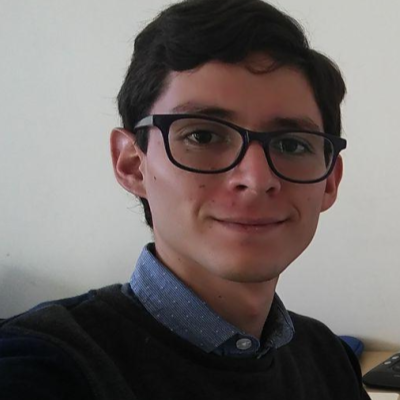
#> input picture imgs/me.png, 400 x 400 px
$ python opacity.py
#> lines starting #> are read from the running program, lines starting #| are printed output that depends on the picture
# ===============================================================
# Author: Rodolfo Ferro Pérez
# Email: ferro@cimat.mx
# Twitter: @FerroRodolfo
#
# ABOUT COPYING OR USING PARTIAL INFORMATION:
# This script was originally created by Rodolfo Ferro, for his
# talk in FLISoL 2017 at Instituto Tecnológico de León. Any
# explicit usage of this script or its contents is granted
# according to the license provided and its conditions.
# ===============================================================


import numpy as np
import matplotlib.pyplot as plt

# Open initial image:
im_i = plt.imread("../imgs/me.png")[:,:,:3]

# Open final image:
im_f = plt.imread("../imgs/pug.jpeg")[:,:,:3]
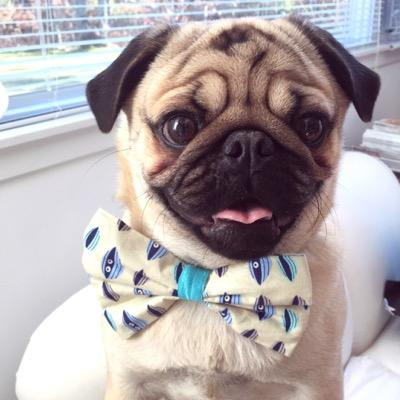
#> input picture imgs/pug.jpeg, 400 x 400 px
#> im_f is the input picture: shape (400, 400, 3); mean R, G, B 175.3, 166.2, 167.9

# Mid states:
A = 0.7*im_i + 0.3*im_f/255.
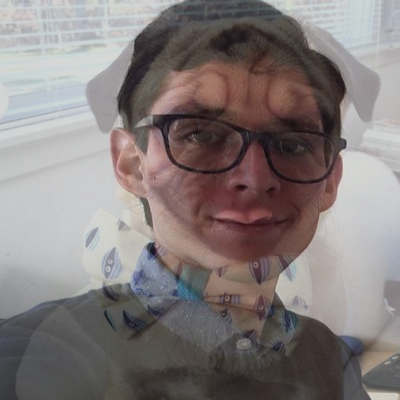
#> A: shape (400, 400, 3) float64; mean R, G, B 0.519, 0.488, 0.484
B = 0.4*im_i + 0.6*im_f/255.
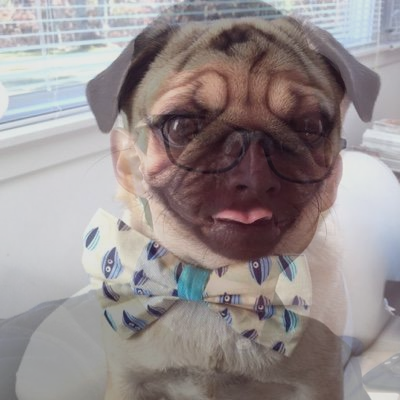
#> B: shape (400, 400, 3) float64; mean R, G, B 0.591, 0.558, 0.559

# Four axes, returned as a 2-d array
f, axarr = plt.subplots(2, 2, figsize=(8,8))
axarr[0,0].imshow(im_i)
axarr[0,1].imshow(A)
axarr[1,0].imshow(B)
axarr[1,1].imshow(im_f)

plt.show()
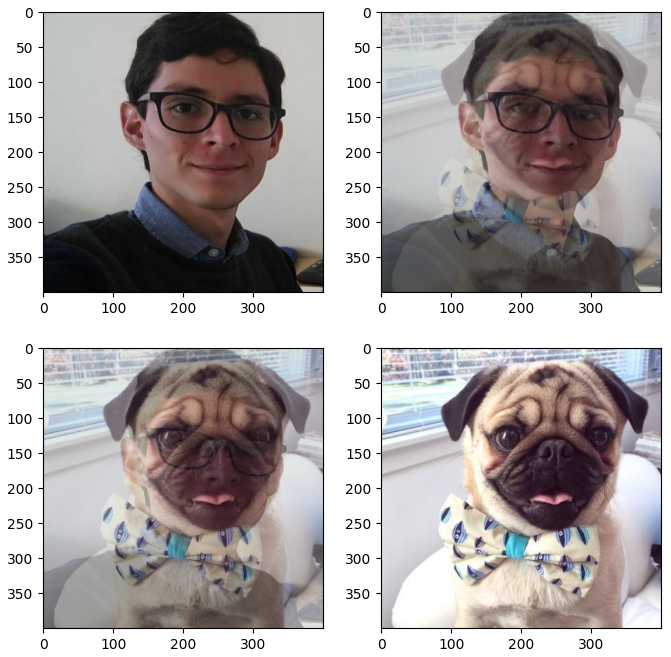
#> figure drawn by matplotlib, 4 panels
